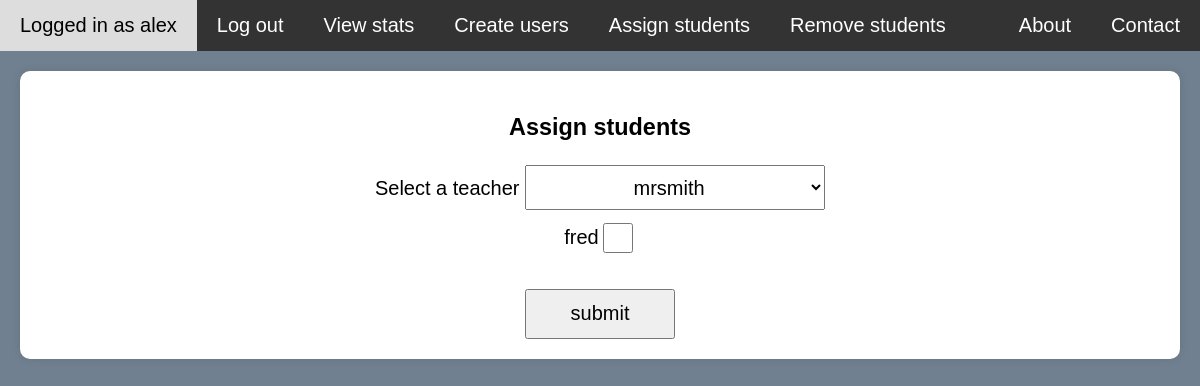
The page /timestablesapp/admin_assign_students (signed in) on the database as committed earlier.
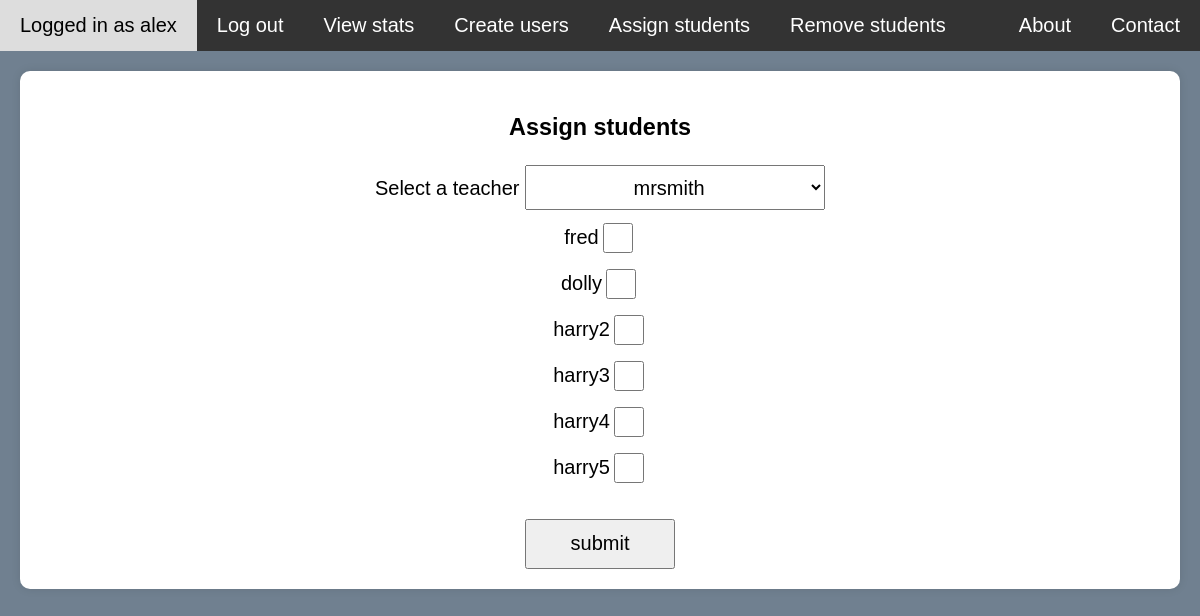
The same page on the database as committed later.
### timestablesapp/models.py (models this page shows)
class Student(models.Model):
    admin = models.ForeignKey(Admin, on_delete=models.CASCADE, null=True)
    user = models.OneToOneField(User, on_delete=models.CASCADE,related_name='find')
    classes = models.ForeignKey(Teacher,on_delete=models.CASCADE,null=True)
    def __str__(self):
        return(self.user.username)

### timestablesapp/views.py (the view, shortened to what this page needs)
# urls.py: path('admin_assign_students',views.admin_assign_students,name='admin_assign_students'),
def admin_assign_students(request):
    if request.method=='GET':
        if not request.user_status=='admin':
            return render(request, 'error.html', {'error':'Account holder not admin'})
        if request.user_status=='admin':
            admin = Admin.objects.get(user=request.user)
            teachers = Teacher.objects.filter(admin=admin)
            students = Student.objects.filter(admin=admin).filter(classes__isnull=True)
            return render(request, 'admin_assign_students.html',{'students':students,'teachers':teachers})

### timestablesapp/models.py (called while the page is built)
    def __str__(self):
        return(self.user.username)

### timestablesapp/templates/admin_assign_students.html (shortened to what this page needs)
{% extends 'index.html' %}
{% block content %}
    <h3>Assign students</h3>
        <form method="post" action="{% url 'admin_assign_students' %}">
            <label for="selectTeacher">Select a teacher</label>
            <select id="selectTeacher" name="teacher_selected">
                {% for teacher in teachers %}
                <option value="{{teacher}}">{{teacher}}</option>
                {% endfor %}
              </select>
              <br>
              {% for student in students %}
                <div style="display: flex;align-items: center; justify-content: center; margin:10px">
                <label for="{{student}}id">{{student}}</label>
                <input id="{{student}}id"  type="checkbox"  name="student" value="{{student}}">
                </div>
              {% endfor %}
              <br>
              <button type="submit" name="submit">submit</button>
    </form>
{% endblock %}

### timestablesapp/templates/index.html (shortened to what this page needs)
<!DOCTYPE html>
{% load static %}
<html>
    <head>
  </head>
    <body>
      <nav>
        {% if request.user_status == 'logged_out' %}
        <a href="{% url 'user_login' %}">Log in</a>
        {% else %}
        <a>Logged in as {{request.user}}</a>
        <a onclick="submitForm()">Log out</a>
        {% endif %}
        {% if request.user_status == 'student' %}
          <a href="{% url 'student_ready'%}">Practise times tables</a>
          <a href="{% url 'student_stats' %}">View stats</a>
        {% elif request.user_status == 'teacher' %}
          <a href="{% url 'teacher_stats' %}">View Stats</a>
          <a href="{% url 'teacher_set_work' %}">Set Work</a>
          <a href="{% url 'teacher_print_flashcards' %}">Print Flashcards</a>
        {% elif request.user_status == 'admin' %}
          <a href="{% url 'admin_stats' %}">View stats</a>
          <a href="{% url 'admin_create_user' %}">Create users</a>
          <a href="{% url 'admin_assign_students' %}">Assign students</a>
          <a href="{% url 'admin_remove_students' %}">Remove students</a>
        {% endif %}
        <div class="nav-right">
        <a href="#about">About</a>
        <a href="#contact">Contact</a>
        </div>
      </nav>
        <div class="content">
        {% block content %}{% endblock %}
        </div>
    </body>
</html>

### timestablesapp/templates/index.html (style rules this page uses)
body { font-family: 'Arial', sans-serif; text-align: center; margin: 0; padding: 0; background-color: slategray; display: block; justify-content: center; align-items: center; font-size: 20px; }
.content { margin:20px; padding:20px; padding: 20px; background-color: white; border-radius: 10px; text-align: center; box-shadow: 0 0 10px rgba(0, 0, 0, 0.1); }
select { width: 300px; height: 45px; padding: 10px; box-sizing: border-box; text-align: center; font-size: 20px; margin: 0 auto; }
button { width: 150px; height: 50px; padding: 10px; font-size: 20px; }
nav { background-color: #333; overflow: hidden; }
nav a { float: left; display: block; color: white; text-align: center; padding: 14px 20px; text-decoration: none; }
.nav-right { float: right; }
input[type="checkbox"] { width: 30px; height: 30px; border: 2px solid #ccc; background-color: #fff; }

Rows that differ between the two databases and show on the page:
added Student: user.username "dolly"
added Student: user.username "harry2"
added Student: user.username "harry3"
added Student: user.username "harry4"
added Student: user.username "harry5"
